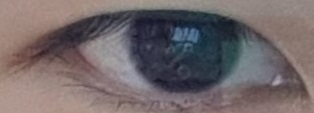
#> input picture AI-project/SmartDiagnosis/4.SuperResolution/data/1.jpg, 314 x 113 px; its folder holds only this picture in this run
$ python -i FInd_pupil.py   (imports and definitions only)   (older library calls are emulated)
#> lines starting #> are read from the running program, lines starting #| are printed output that depends on the picture
import cv2
import numpy as np

import param


class Find_pupil_center:
    def __init__(self, img=None, threshold=None):
        self.threshold = threshold

        self.Find_pupil_Center(img)
        param.g_mx = int(param.pupilR_X + param.pupilR_W / 2)
        param.g_my = int(param.pupilR_Y + param.pupilR_W / 2)
        param.g_mx2 = int(param.pupilL_X + param.pupilL_W / 2)
        param.g_my2 = int(param.pupilL_Y + param.pupilL_W / 2)
        # print(param.g_mx, param.g_my, param.g_mx2, param.g_my2)
        if param.vis_frame:
            self.update_image(img)

    def Find_pupil_Center(self, img):
        h, w, c = img.shape

        size = 150

        grayMat = cv2.cvtColor(~img, cv2.COLOR_BGR2GRAY)
        binaryMat = cv2.threshold(grayMat, self.threshold, 255, cv2.THRESH_BINARY)[1]

        se = cv2.getStructuringElement(cv2.MORPH_RECT, (3, 3))  # 가로 3, 세로 3
        dilate1 = cv2.dilate(binaryMat, se)  # 3x3 팽창 의미는 한픽셀정도만 팽창
        erode1 = cv2.erode(dilate1, se)

        contours, hierarchy = cv2.findContours(erode1, cv2.RETR_LIST, cv2.CHAIN_APPROX_NONE)  # OpenCV=v4.5.3
        # _, contours, hierarchy = cv2.findContours(erode1, cv2.RETR_LIST, cv2.CHAIN_APPROX_NONE)  # OpenCV=v3.4.2
        dc_img = cv2.drawContours(erode1, contours, -1, (255, 255, 255))
        if param.vis_frame:
            cv2.imshow('dc_img', dc_img)
            cv2.waitKey(1)

        for i in contours:
            area = cv2.contourArea(i)
            rect = cv2.boundingRect(i)
            x, y, width, height = rect

            radius = width / 2

            area_condition = (size <= area <= (size * 20))
            symmetry_condition = (abs(1 - float(height) / float(width)) <= 0.2)
            fill_condition = (abs(1 - (area / (np.pi * (radius * radius)))) <= 0.6)

            if area_condition and symmetry_condition and fill_condition:
                param.pupil_on = True

                if x < int(w / 2):
                    param.pupilR_X, param.pupilR_Y, param.pupilR_W, param.pupilR_H = x, y, width, height
                    # print("Pupil O / Rx = " + str(param.pupilR_X + param.pupilR_W / 2) + ", Ry = " + str(
                    #     param.pupilR_Y + param.pupilR_W / 2) + ", Rr = " + str(param.pupilR_W / 2))

                else:
                    param.pupilL_X, param.pupilL_Y, param.pupilL_W, param.pupilL_H = x, y, width, height
                    # print("Pupil O / Lx = " + str(param.pupilL_X + param.pupilL_W / 2) + ", Ly = " + str(
                    #     param.pupilL_Y + param.pupilL_W / 2) + ", Lr = " + str(param.pupilL_W / 2))

    # [31 lines left out: function update_image, not called in this run]


class pupilSize:
    def __init__(self):
        pass

    # [31 lines left out: function pupilSize, not called in this run]
                # print("Pupil O / x = " + str(pupil_X + pupil_W / 2) + ", y = " + str(
                #     pupil_Y + pupil_W / 2) + ", r = " + str(pupil_W))

>>> import cv2
>>> picture = cv2.imread('../../4.SuperResolution/data/1.jpg', cv2.IMREAD_GRAYSCALE)
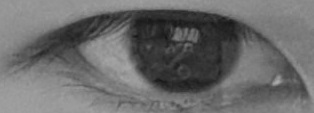
#> picture: shape (113, 314); min 21, max 171, mean 106.5
#> (the run stopped early here; a loop or call above may not have finished)

$ run again, on AI-project/SmartDiagnosis/4.SuperResolution/data/2.jpg
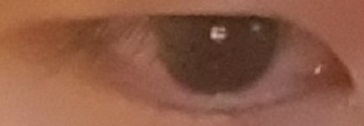
#> input picture AI-project/SmartDiagnosis/4.SuperResolution/data/2.jpg, 364 x 126 px
#> `picture = cv2.imread('../../4.SuperResolution/data/1.jpg', cv2.IMREAD_..`:
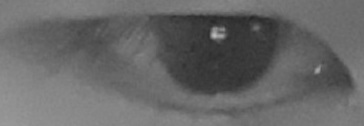
#> picture: shape (126, 364); min 37, max 190, mean 103.1

$ run again, on AI-project/SmartDiagnosis/4.SuperResolution/data/3.jpg
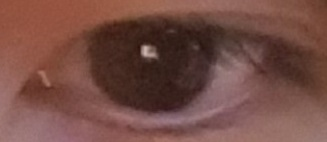
#> input picture AI-project/SmartDiagnosis/4.SuperResolution/data/3.jpg, 327 x 142 px
#> `picture = cv2.imread('../../4.SuperResolution/data/1.jpg', cv2.IMREAD_..`:
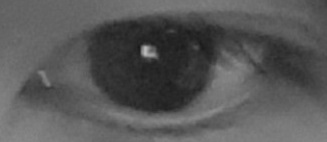
#> picture: shape (142, 327); min 23, max 188, mean 87.4

$ run again, on AI-project/SmartDiagnosis/4.SuperResolution/data/4.jpg
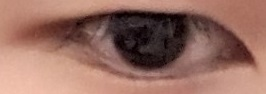
#> input picture AI-project/SmartDiagnosis/4.SuperResolution/data/4.jpg, 266 x 94 px
#> `picture = cv2.imread('../../4.SuperResolution/data/1.jpg', cv2.IMREAD_..`:
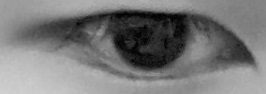
#> picture: shape (94, 266); min 0, max 207, mean 120.2
